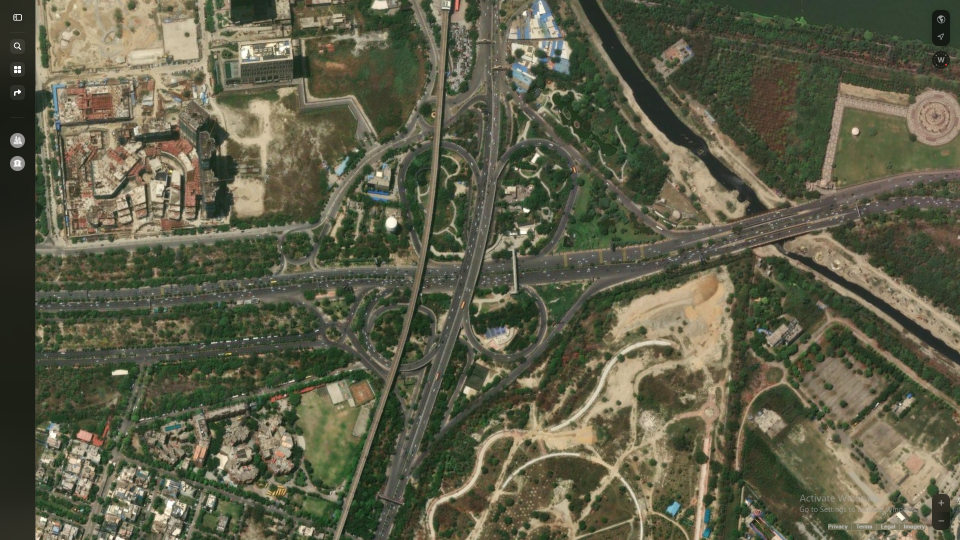
#> input picture section_img/Botanical_interchange_apple.png, 1920 x 1080 px, found by its file name (shown at 1/2 size)
$ python fine_tune_alignment.py
#> lines starting #> are read from the running program, lines starting #| are printed output that depends on the picture; after the words box and inside, x2 and y2 are one past the last pixel; in counts of white or black regions, pixels touching at a corner belong together
import sys; sys.path.insert(0, 'tools')
import math
import cv2
import numpy as np

img = cv2.imread('section_img/Botanical_interchange_apple.png')
#> img is the input picture: shape (1080, 1920, 3); mean B, G, R 72.7, 94.4, 94.4
hsv = cv2.cvtColor(img, cv2.COLOR_BGR2HSV)
#> hsv: shape (1080, 1920, 3); mean H, S, V 33.6, 73.2, 99.7
road_mask = (hsv[:, :, 1] < 45) & (hsv[:, :, 2] > 65) & (hsv[:, :, 2] < 225)
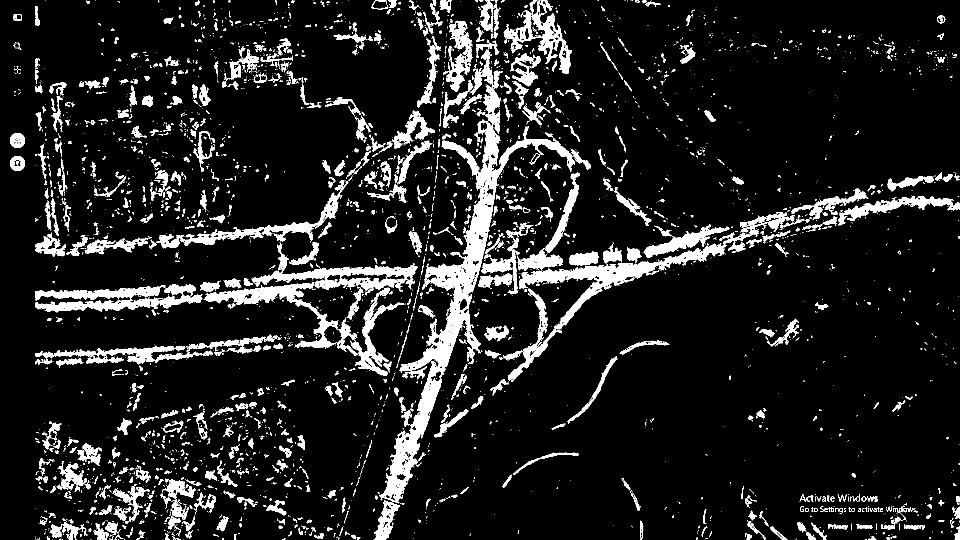
#> road_mask: shape (1080, 1920) bool (shown at 1/2 size); 11.1% white; 3692 white regions (2873 under 20 px), largest, box (x1, y1, x2, y2) and area: (758, 141, 1150, 1007) 34624, (407, 489, 835, 712) 15312, (1006, 487, 1453, 764) 14030

# Measure along the two mainlines:
# Mainline A runs along local X from -600m to +600m
# Mainline B runs along local Y from -400m to +400m
xs = np.linspace(-550, 550, 100)
ys = np.linspace(-350, 350, 80)
m_per_px = 0.8484

best_score = -1
best_cfg = None

for rot in np.linspace(-8.0, -3.0, 26):
    th = math.radians(rot)
    cos_th = math.cos(th)
    sin_th = math.sin(th)

    for ox in np.linspace(865, 895, 16):
        for oy in np.linspace(530, 555, 13):
            # Sample points along Mainline A
            ix_A = np.round(ox + xs * cos_th / m_per_px).astype(int)
            iy_A = np.round(oy + xs * sin_th / m_per_px).astype(int)

            # Sample points along Mainline B
            ix_B = np.round(ox - ys * sin_th / m_per_px).astype(int)
            iy_B = np.round(oy + ys * cos_th / m_per_px).astype(int)

            val_A = (ix_A >= 0) & (ix_A < 1920) & (iy_A >= 0) & (iy_A < 1080)
            val_B = (ix_B >= 0) & (ix_B < 1920) & (iy_B >= 0) & (iy_B < 1080)

            score_A = road_mask[iy_A[val_A], ix_A[val_A]].mean() if val_A.sum() > 0 else 0
            score_B = road_mask[iy_B[val_B], ix_B[val_B]].mean() if val_B.sum() > 0 else 0

            total_score = score_A * 0.6 + score_B * 0.4
            if total_score > best_score:
                best_score = total_score
                best_cfg = (ox, oy, rot, score_A, score_B)
#> after the loop, best_cfg = (875, 542.5, -6.6, 0.82, 0.263); best_score = 0.597

print(f"Optimal alignment: ox={best_cfg[0]:.1f}, oy={best_cfg[1]:.1f}, rot={best_cfg[2]:.2f} deg")
#| Optimal alignment: ox=875.0, oy=542.5, rot=-6.60 deg
print(f"Mainline A road match: {best_cfg[3]*100:.1f}%, Mainline B road match: {best_cfg[4]*100:.1f}%")
#| Mainline A road match: 82.0%, Mainline B road match: 26.2%

$ run again, with section_img/CP_apple.png copied over section_img/Botanical_interchange_apple.png
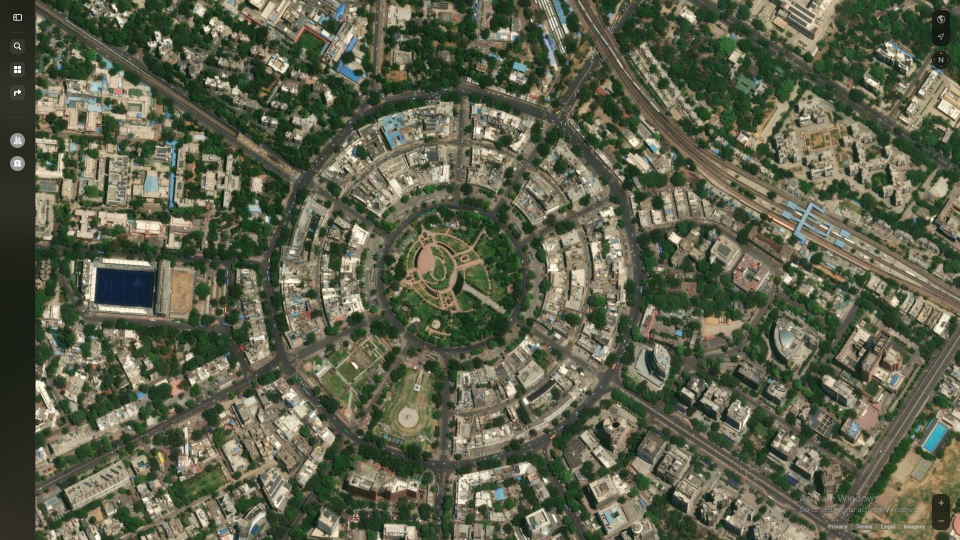
#> input picture section_img/CP_apple.png, 1920 x 1080 px, found by its file name (shown at 1/2 size)
#> img is the input picture: shape (1080, 1920, 3); mean B, G, R 76.6, 97.4, 94.2
#> hsv: shape (1080, 1920, 3); mean H, S, V 37, 73.8, 101.9
#> `road_mask = (hsv[:, :, 1] < 45) & (hsv[:, :, 2] > 65) & (hsv[:, :, 2] ..`:
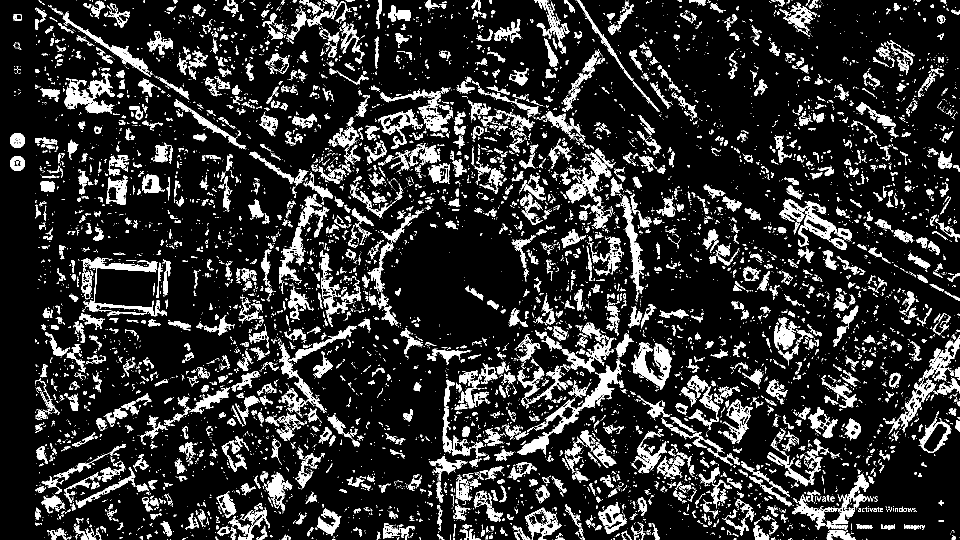
#> road_mask: shape (1080, 1920) bool (shown at 1/2 size); 15.5% white; 8026 white regions (6178 under 20 px), largest, box (x1, y1, x2, y2) and area: (1035, 720, 1248, 910) 5050, (1559, 399, 1704, 500) 3690, (129, 145, 229, 227) 3500
#> after the loop `for rot in np.linspace(-8.0, -3.0, 26):`: best_cfg = (877, 534.2, -3.4, 0.2, 0.35); best_score = 0.26
#| Optimal alignment: ox=877.0, oy=534.2, rot=-3.40 deg
#| Mainline A road match: 20.0%, Mainline B road match: 35.0%

$ run again, with section_img/GaurCIty_charmurti.png copied over section_img/Botanical_interchange_apple.png
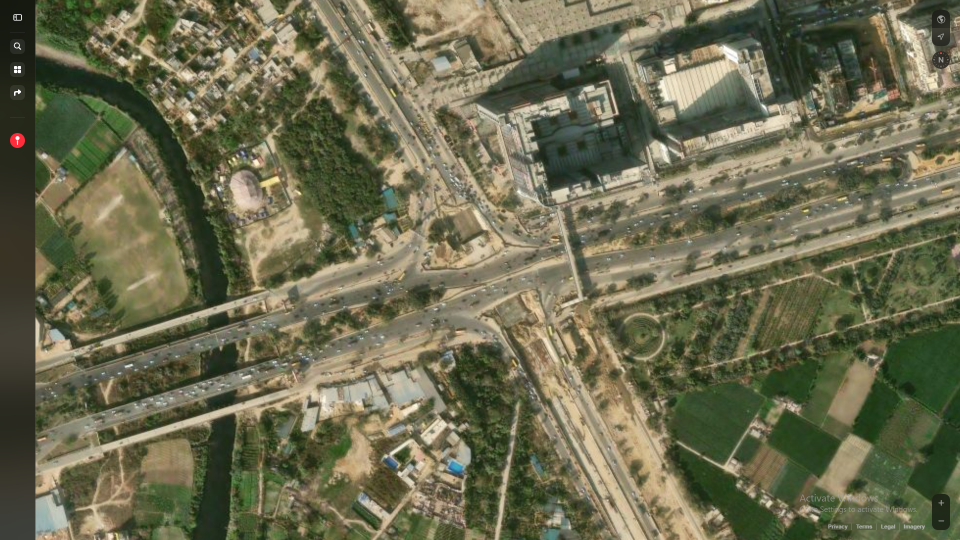
#> input picture section_img/GaurCIty_charmurti.png, 1920 x 1080 px, found by its file name (shown at 1/2 size)
#> img is the input picture: shape (1080, 1920, 3); mean B, G, R 79.6, 107.1, 107.7
#> hsv: shape (1080, 1920, 3); mean H, S, V 32.1, 81.4, 112.5
#> `road_mask = (hsv[:, :, 1] < 45) & (hsv[:, :, 2] > 65) & (hsv[:, :, 2] ..`:
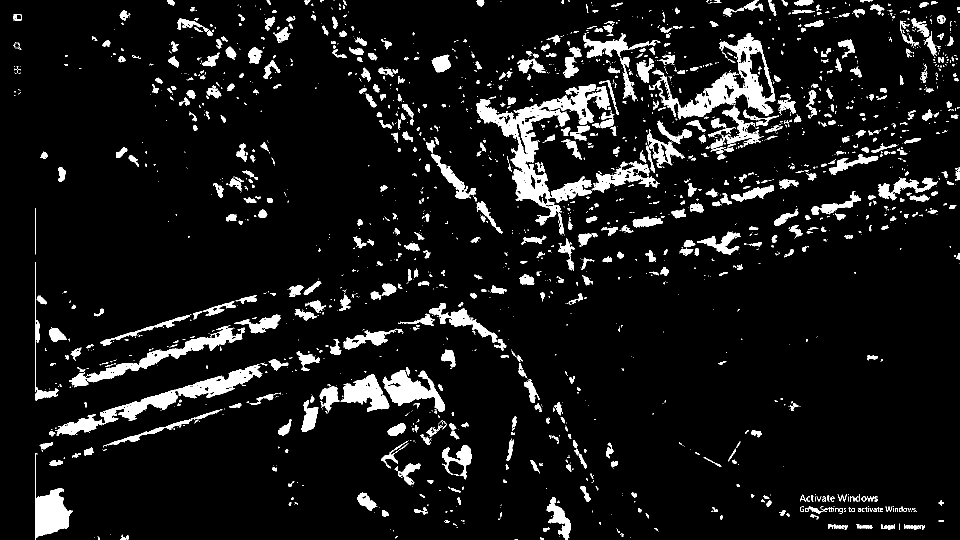
#> road_mask: shape (1080, 1920) bool (shown at 1/2 size); 8.3% white; 1946 white regions (1273 under 20 px), largest, box (x1, y1, x2, y2) and area: (953, 168, 1219, 469) 17421, (1305, 67, 1551, 239) 10967, (200, 729, 523, 849) 7502
#> after the loop `for rot in np.linspace(-8.0, -3.0, 26):`: best_cfg = (893, 546.7, -5.4, 0.21, 0.138); best_score = 0.181
#| Optimal alignment: ox=893.0, oy=546.7, rot=-5.40 deg
#| Mainline A road match: 21.0%, Mainline B road match: 13.8%

$ run again, with section_img/ITO_apple.png copied over section_img/Botanical_interchange_apple.png
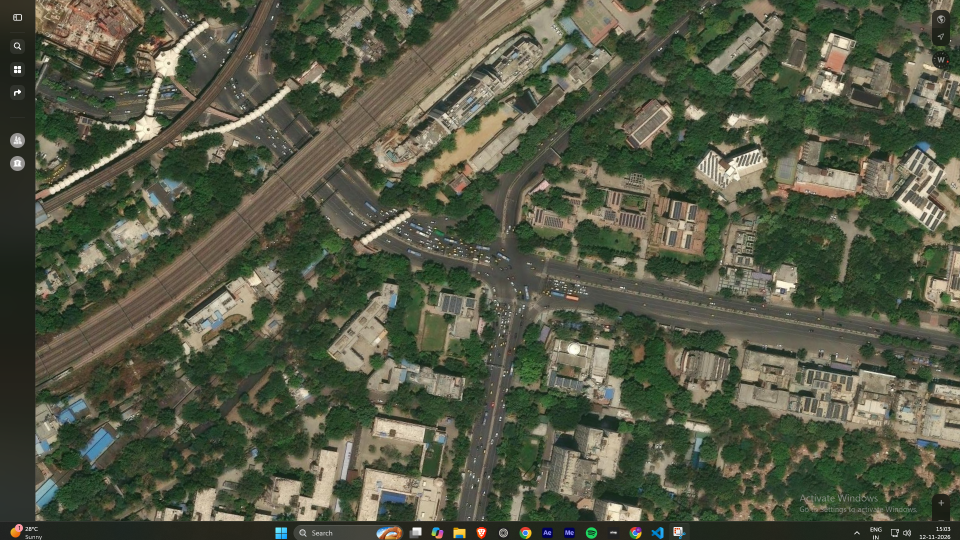
#> input picture section_img/ITO_apple.png, 1920 x 1080 px, found by its file name (shown at 1/2 size)
#> img is the input picture: shape (1080, 1920, 3); mean B, G, R 69.5, 89, 84.7
#> hsv: shape (1080, 1920, 3); mean H, S, V 38.6, 72.8, 93.4
#> `road_mask = (hsv[:, :, 1] < 45) & (hsv[:, :, 2] > 65) & (hsv[:, :, 2] ..`:
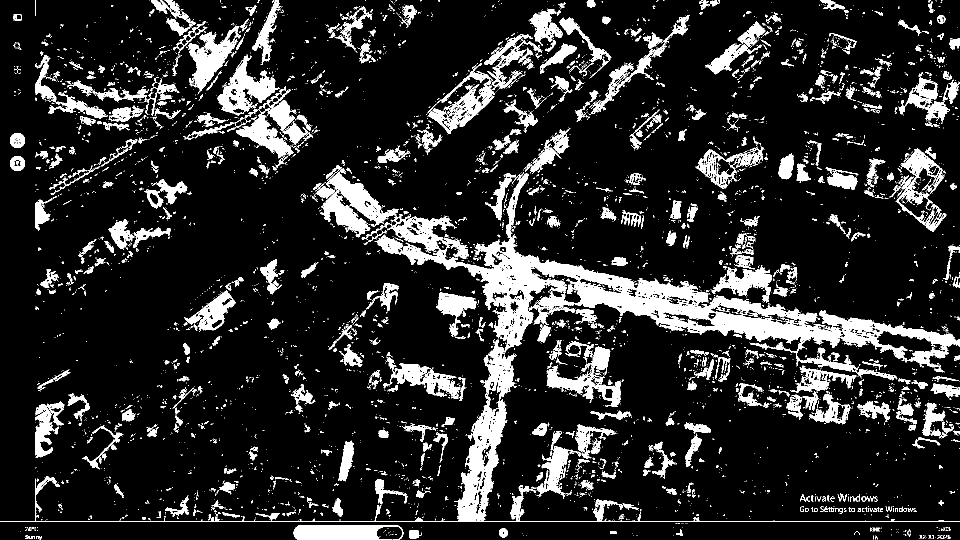
#> road_mask: shape (1080, 1920) bool (shown at 1/2 size); 14.4% white; 5389 white regions (4573 under 20 px), largest, box (x1, y1, x2, y2) and area: (0, 344, 1920, 1043) 84550, (640, 330, 797, 475) 7939, (434, 109, 560, 231) 5462
#> after the loop `for rot in np.linspace(-8.0, -3.0, 26):`: best_cfg = (895, 552.9, -7.4, 0.21, 0.338); best_score = 0.261
#| Optimal alignment: ox=895.0, oy=552.9, rot=-7.40 deg
#| Mainline A road match: 21.0%, Mainline B road match: 33.8%
